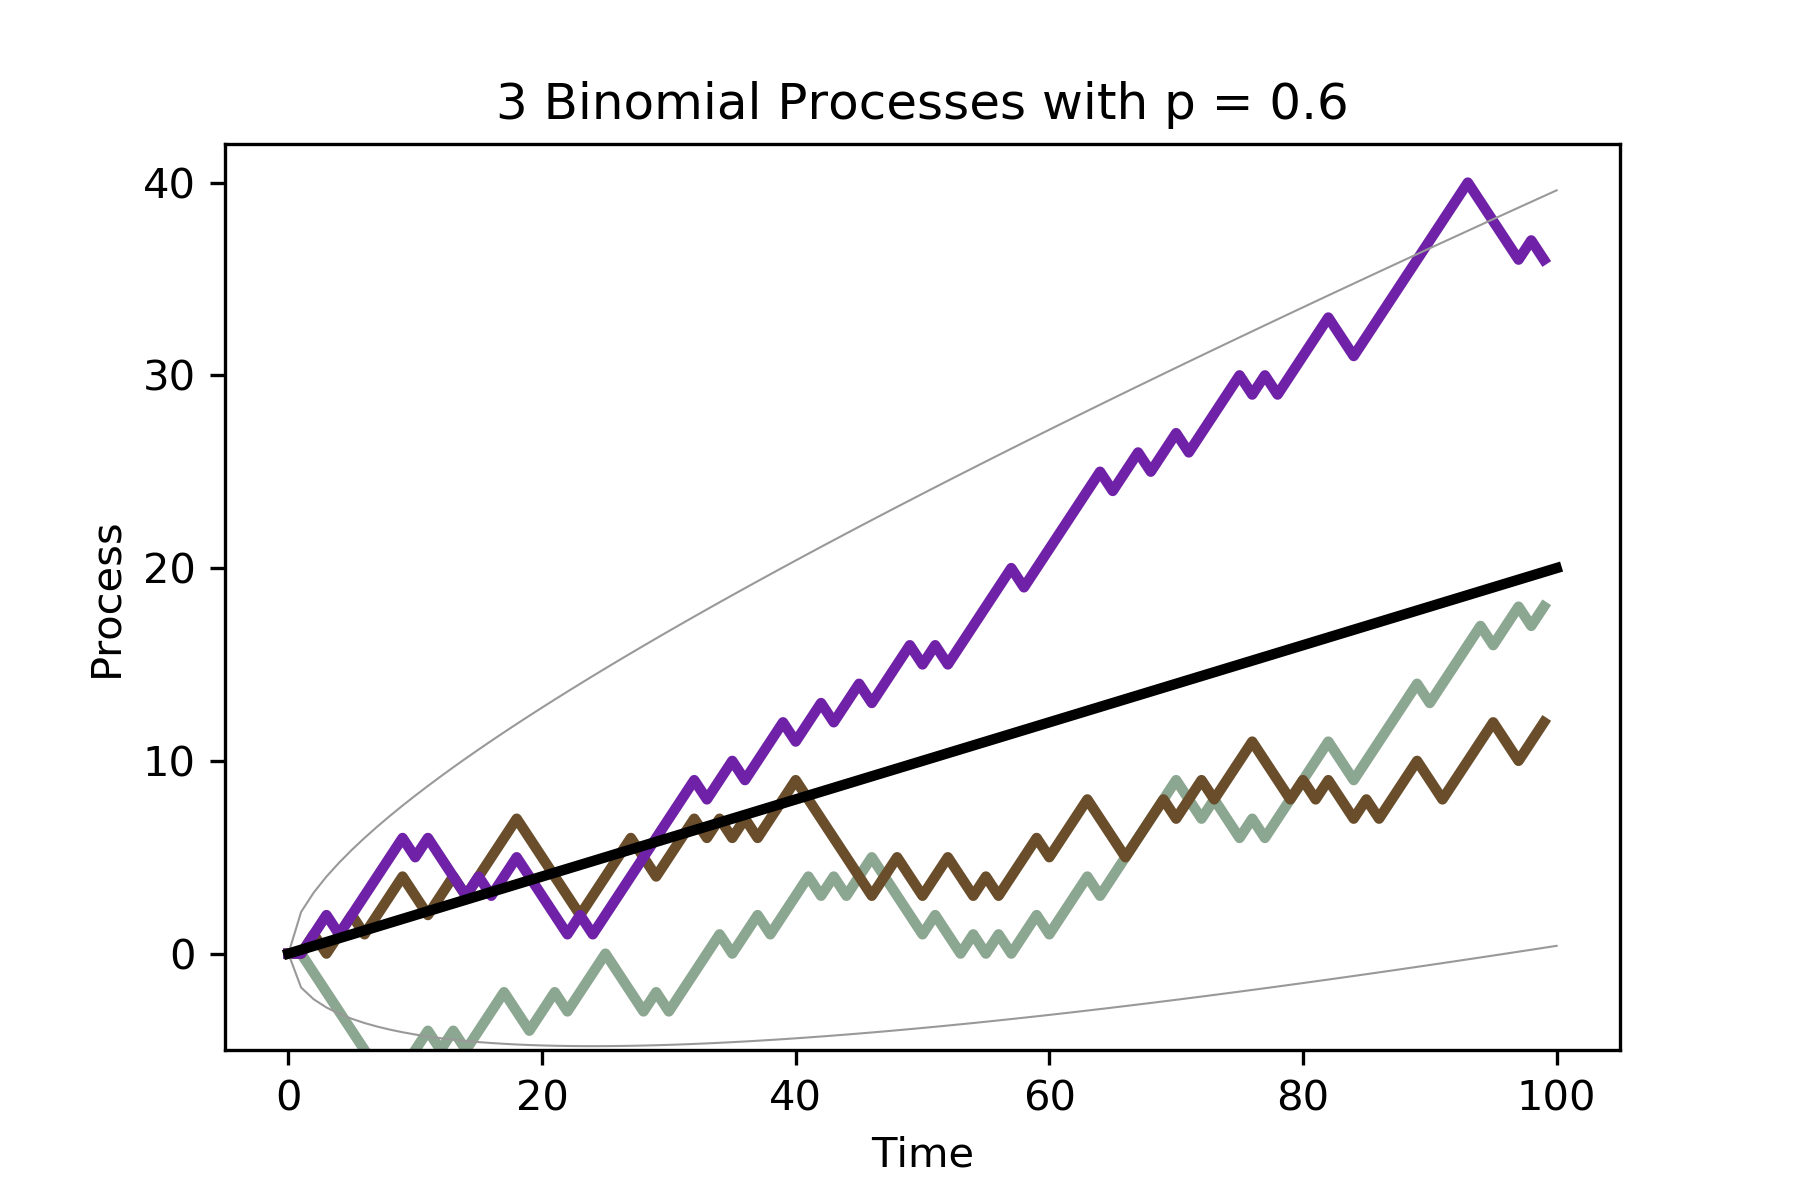

Write Python code to recreate this figure.
import numpy as np
from scipy.stats import uniform
import matplotlib.pyplot as pl

# Parameter settings
print("Please input Number of Observations n, Number of trajectories k and probability p. Numbers should be separated with spaces. Default is 100, 3 and 0.6")
para = [float(x) for x in input().split()]    
#para = [100, 3, 0.6]

while len(para) != 3:
    if len(para) == 0:
        para = [100, 3, 0.6]
        break
    print("Not enough or too many input arguments. Please input 3 values")
    para = [float(x) for x in input().split()]
n = round(para[0])         # number of observations
k = round(para[1])         # number of trajectories
p = para[2]                # probability of positive step being realised

# Main computation
t       = np.linspace(0, n, n + 1)
trend   = t * (2 * p - 1)
std     = np.sqrt(4 * t * p * (1 - p))
s_1     = trend + 2 * std  # upper confidence band
s_2     = trend - 2 * std  # lower confidence band
z       = uniform.rvs(loc = (p - 1), scale = 1, size = (k, n), random_state = 1)  # matrix of uniform random numbers
z       = (z > 0) * 1
z       = z * 2 - 1
walk    = np.zeros((k,n))

for i in range(2,n):
    walk[:, i] = walk[:, i - 1] + z[:, i]

if p == 0.5:
    bound = [-20, 20]
elif p > 0.5:
    bound = [-5, p * 70]
else:
    bound = [(p - 1) * 70, 5]
    
# Plot trajectories    
for i in range(k):
    pl.plot(walk[i, ], color = (uniform.rvs(random_state = i), uniform.rvs(random_state = i + 1000), uniform.rvs(random_state = i + 2000)), linewidth = 2.5)
pl.ylim(bound)
pl.xlabel("Time") 
pl.ylabel("Process")
pl.title(str(k) + " Binomial Processes with p = " + str(p))

pl.plot(s_1, linewidth = 0.5, color = (0.6, 0.6, 0.6))   # upper confidence interval boundary
pl.plot(s_2, linewidth = 0.5, color = (0.6, 0.6, 0.6))   # lower confidence interval boundary
pl.plot(trend, linewidth = 2.5, color = "black")         # trend line 
